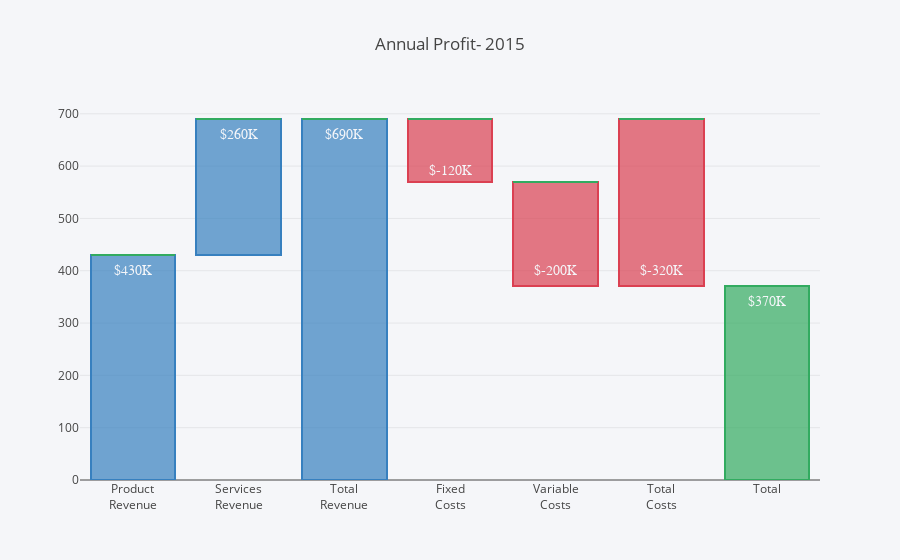

The notebook cell saved with this chart:
### Markdown cell above
# Waterfall Bar Chart

### Code cell
x_data = ['Product<br>Revenue', 'Services<br>Revenue', 'Total<br>Revenue', 
          'Fixed<br>Costs', 'Variable<br>Costs', 'Total<br>Costs', 
          'Total']
y_data = [400, 660, 660, 590, 400, 400, 340]
text = ['$430K', '$260K', '$690K', '$-120K', '$-200K', '$-320K', '$370K']

# Base
trace0 = go.Bar(
    x=x_data, y=[0, 430, 0, 570, 370, 370, 0],
    marker=dict(color='rgba(1,1,1, 0.0)')
)
# Revenue
trace1 = go.Bar(
    x=x_data, y=[430, 260, 690, 0, 0, 0, 0],
    marker=dict(color='rgba(55, 128, 191, 0.7)', line=dict(color='rgba(55, 128, 191, 1.0)', width=2))
)
# Costs
trace2 = go.Bar(
    x=x_data, y=[0, 0, 0, 120, 200, 320, 0],
    marker=dict(color='rgba(219, 64, 82, 0.7)', line=dict(color='rgba(219, 64, 82, 1.0)', width=2))
)
# Profit
trace3 = go.Bar(
    x=x_data, y=[0, 0, 0, 0, 0, 0, 370],
    marker=dict(color='rgba(50, 171, 96, 0.7)', line=dict(color='rgba(50, 171, 96, 1.0)', width=2))
)

data = [trace0, trace1, trace2, trace3]
layout = go.Layout(
    title='Annual Profit- 2015',
    barmode='stack',
    paper_bgcolor='rgba(245, 246, 249, 1)',
    plot_bgcolor='rgba(245, 246, 249, 1)',
    showlegend=False
)

# 添加标注信息
annotations = []
for i in range(0, 7):
    annotations.append(
        dict(x=x_data[i], y=y_data[i], text=text[i],
             font=dict(family='Arial', size=14, color='rgba(245, 246, 249, 1)'), showarrow=False)
    )
layout['annotations'] = annotations

fig = go.Figure(data=data, layout=layout)
plotly.offline.iplot(fig, filename='waterfall-bar-profit')

### Figure 1 — Plotly figure (JSON) as saved in the notebook; plotly's stock layout.template omitted (floating-point values rounded to 4 significant figures)
{"data": [{"marker": {"color": "rgba(1,1,1, 0.0)"}, "type": "bar", "uid": "2b6905bf-04bf-4c22-9d34-f2915f880a91", "x": ["Product<br>Revenue", "Services<br>Revenue", "Total<br>Revenue", "Fixed<br>Costs", "Variable<br>Costs", "Total<br>Costs", "Total"], "y": [0, 430, 0, 570, 370, 370, 0]}, {"marker": {"color": "rgba(55, 128, 191, 0.7)", "line": {"color": "rgba(55, 128, 191, 1.0)", "width": 2}}, "type": "bar", "uid": "43fab406-484a-4716-ada6-7caf366762eb", "x": ["Product<br>Revenue", "Services<br>Revenue", "Total<br>Revenue", "Fixed<br>Costs", "Variable<br>Costs", "Total<br>Costs", "Total"], "y": [430, 260, 690, 0, 0, 0, 0]}, {"marker": {"color": "rgba(219, 64, 82, 0.7)", "line": {"color": "rgba(219, 64, 82, 1.0)", "width": 2}}, "type": "bar", "uid": "59df9db4-dcd3-40d0-9f68-ad60f8f7f9c6", "x": ["Product<br>Revenue", "Services<br>Revenue", "Total<br>Revenue", "Fixed<br>Costs", "Variable<br>Costs", "Total<br>Costs", "Total"], "y": [0, 0, 0, 120, 200, 320, 0]}, {"marker": {"color": "rgba(50, 171, 96, 0.7)", "line": {"color": "rgba(50, 171, 96, 1.0)", "width": 2}}, "type": "bar", "uid": "0da7e54c-921a-46c1-882a-d04bcb318edb", "x": ["Product<br>Revenue", "Services<br>Revenue", "Total<br>Revenue", "Fixed<br>Costs", "Variable<br>Costs", "Total<br>Costs", "Total"], "y": [0, 0, 0, 0, 0, 0, 370]}], "layout": {"annotations": [{"font": {"color": "rgba(245, 246, 249, 1)", "family": "Arial", "size": 14}, "showarrow": false, "text": "$430K", "x": "Product<br>Revenue", "y": 400}, {"font": {"color": "rgba(245, 246, 249, 1)", "family": "Arial", "size": 14}, "showarrow": false, "text": "$260K", "x": "Services<br>Revenue", "y": 660}, {"font": {"color": "rgba(245, 246, 249, 1)", "family": "Arial", "size": 14}, "showarrow": false, "text": "$690K", "x": "Total<br>Revenue", "y": 660}, {"font": {"color": "rgba(245, 246, 249, 1)", "family": "Arial", "size": 14}, "showarrow": false, "text": "$-120K", "x": "Fixed<br>Costs", "y": 590}, {"font": {"color": "rgba(245, 246, 249, 1)", "family": "Arial", "size": 14}, "showarrow": false, "text": "$-200K", "x": "Variable<br>Costs", "y": 400}, {"font": {"color": "rgba(245, 246, 249, 1)", "family": "Arial", "size": 14}, "showarrow": false, "text": "$-320K", "x": "Total<br>Costs", "y": 400}, {"font": {"color": "rgba(245, 246, 249, 1)", "family": "Arial", "size": 14}, "showarrow": false, "text": "$370K", "x": "Total", "y": 340}], "barmode": "stack", "paper_bgcolor": "rgba(245, 246, 249, 1)", "plot_bgcolor": "rgba(245, 246, 249, 1)", "showlegend": false, "title": "Annual Profit- 2015"}}
